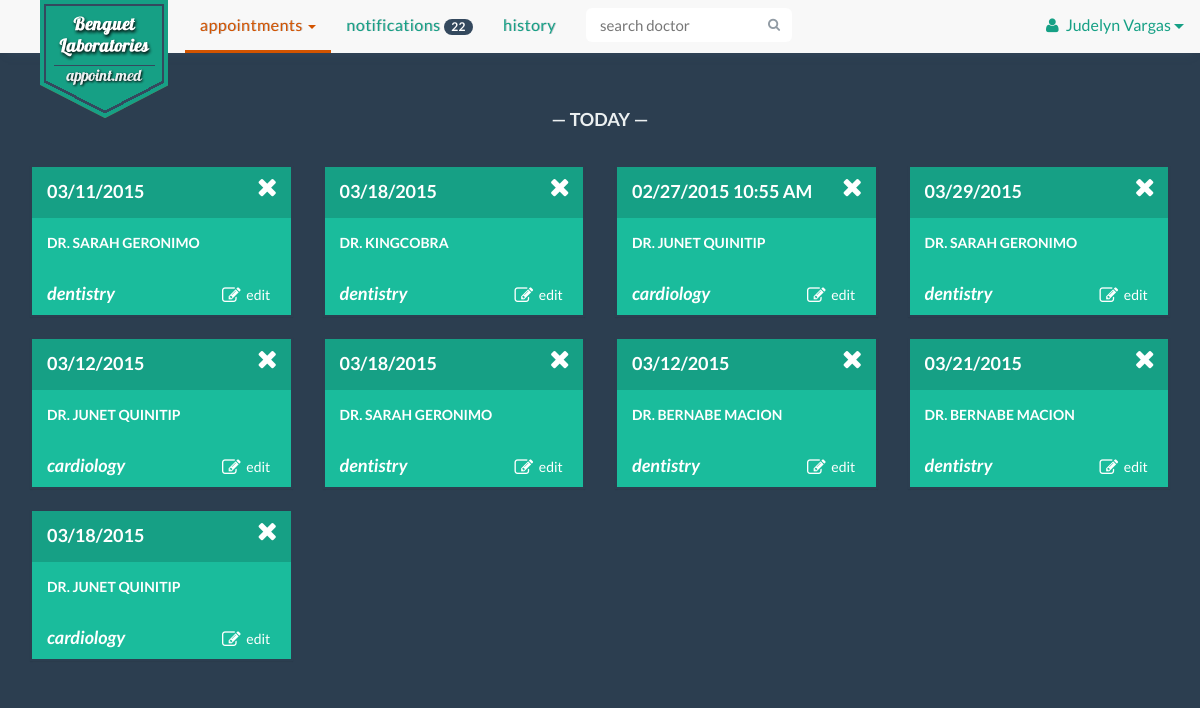
Before: /appointment.php (signed in) with the older database file.
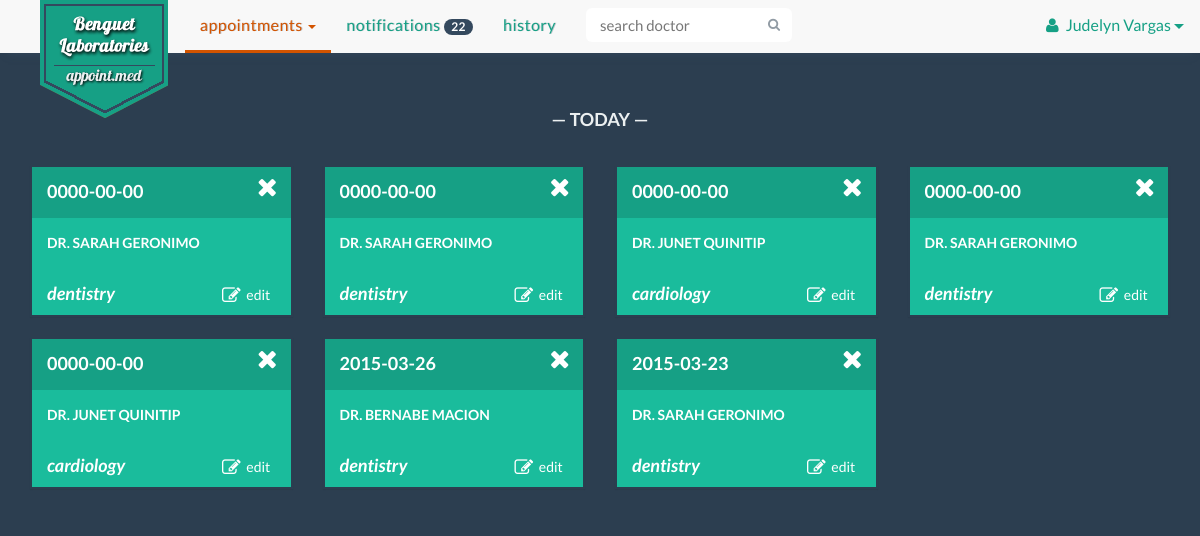
After: the same page with the newer database file.
### tables this page shows
CREATE TABLE IF NOT EXISTS `appointment` (
  `appointment_id` int(100) NOT NULL AUTO_INCREMENT,
  `remarks` text NOT NULL,
  `doctor_id` varchar(100) NOT NULL,
  `patient_id` varchar(100) NOT NULL,
  `appoint_date` date NOT NULL,
  `appointment_status` enum('Cancelled','Completed','Referred','Inqueue') NOT NULL,
  `clinic_id` int(100) NOT NULL,
  PRIMARY KEY (`appointment_id`),
  KEY `doctor_id` (`doctor_id`,`patient_id`),
  KEY `patient_id` (`patient_id`),
  KEY `clinic_id` (`clinic_id`)
);

CREATE TABLE IF NOT EXISTS `doctor` (
  `doctor_id` varchar(100) NOT NULL,
  `doctor_name` text NOT NULL,
  `specialization` text NOT NULL,
  `doctor_status` enum('On Leave','Emergency','In','Out','Sick Leave') NOT NULL,
  `email` varchar(100) NOT NULL,
  `username` varchar(100) NOT NULL,
  PRIMARY KEY (`doctor_id`),
  KEY `username` (`username`)
);

### appointment.php (the view, shortened to what this page needs)
<!DOCTYPE html>
<html lang="en">
    <?php
        include 'include/head.php';
        include 'connectdatabase.php';
    ?>
  <body>
    <div class="container">
        <?php
            if(isset($_SESSION['loggedIn']) && isset($_SESSION['account_type']) && isset($_SESSION['username'])){
                $username = $_SESSION['username'];
            }else{
                header("location: index.php");
                die();
            }
            $result = mysqli_query($con, "SELECT * FROM patient WHERE username LIKE '$username'" );
            $row =  mysqli_fetch_array($result);
            $patient = $row['patient_id'];
            $p_result = mysqli_query($con, "SELECT * FROM appointment WHERE patient_id LIKE '$patient' AND (appointment_status = 'Inqueue' OR appointment_status = 'Referred') " );
        ?>
        <?php
            include 'include/pt-nav-start.php';
        ?>
                    <ul class="nav navbar-nav">
                        <li class="dropdown active">
                            <a href="#" class="dropdown-toggle" data-toggle="dropdown" role="button" aria-expanded="false">Appointments <span class="caret"></span></a>
                        </li>
                        <li><a href="notifications.php">Notifications <span class="badge">22</span></a></li>
                        <li><a href="history.php">History</a></li>
        <?php
            include 'include/pt-nav-end.php';
        ?>
        <div class="container-fluid" id="appointments-user">
            <div class="row">
                <div class="col-md-12">
                    <h1 class="text-center row-header-fff">&mdash; Today &mdash;</h1>
                </div>
                <?php
                    while ($d_row = mysqli_fetch_array($p_result)){
                    $app_id = $d_row['appointment_id'];
                    $doctor = $d_row['doctor_id'];
                    $date = $d_row['appoint_date'];
                    $d_result = mysqli_query($con, "SELECT * FROM doctor WHERE doctor_id LIKE '$doctor'" );
                    $doc =  mysqli_fetch_array($d_result);
                    echo '<div class="col-xs-12 col-md-6 col-lg-3" id="'.$d_row['appointment_id'].'">';
                    echo "<div class='panel panel-default' id='asd'><div class='panel-heading appointment-date' >";
                            echo $date;
                            echo "<a href=\"close.php?id=$d_row[appointment_id]&doc=$doctor&pat=$patient\" onclick='return confirm(\"Do you want to cancel this appointment?\")' title=\"Cancel\"><i class=\"fa fa-remove fa-lg delete-btn\"></i></a></div>
                            <div class=\"panel-body\">";
                            echo '<p class="appointment-dr-name">Dr. ' . $doc['doctor_name'] . '</p>';
                            echo "</div><div class='appmnt-pnl-btn'>
                            <a class='btn btn-block btn-inverse appo tooltip' data-toggle='modal' data-target='.bs-example-modal-sm' data-id='".$app_id."' title='edit this appointment'><i class='fa fa-edit fa-lg'></i> Edit</a>";
                            echo '<p class="appointment-specs">' . $doc['specialization'] . '</p></div></div>';
                    echo '</div>';
                    }
                ?>
            </div>
        </div>
  </body>
</html>

Changed rows visible on the page:
removed appointment: appoint_date "03/18/2015", doctor.doctor_name "KINGCOBRA", doctor.specialization "dentistry"
no longer on this page (row edited): appointment: appoint_date "02/27/2015 10:55 AM", doctor.doctor_name "JUNET QUINITIP", doctor.specialization "cardiology"
no longer on this page (row edited): appointment: appoint_date "03/12/2015", doctor.doctor_name "BERNABE MACION", doctor.specialization "dentistry"
no longer on this page (row edited): appointment: appoint_date "03/21/2015", doctor.doctor_name "BERNABE MACION", doctor.specialization "dentistry"
changed appointment (number 1 of 7 on the later page): appoint_date "03/11/2015" → "0000-00-00"
changed appointment (number 2 of 7 on the later page): appoint_date "03/29/2015" → "0000-00-00"
changed appointment (number 3 of 7 on the later page): appoint_date "03/12/2015" → "0000-00-00"
changed appointment (number 4 of 7 on the later page): appoint_date "03/18/2015" → "0000-00-00"
changed appointment (number 5 of 7 on the later page): appoint_date "03/18/2015" → "0000-00-00"
added appointment: appoint_date "2015-03-26", doctor.doctor_name "BERNABE MACION", doctor.specialization "dentistry"
added appointment: appoint_date "2015-03-23", doctor.doctor_name "SARAH GERONIMO", doctor.specialization "dentistry"
